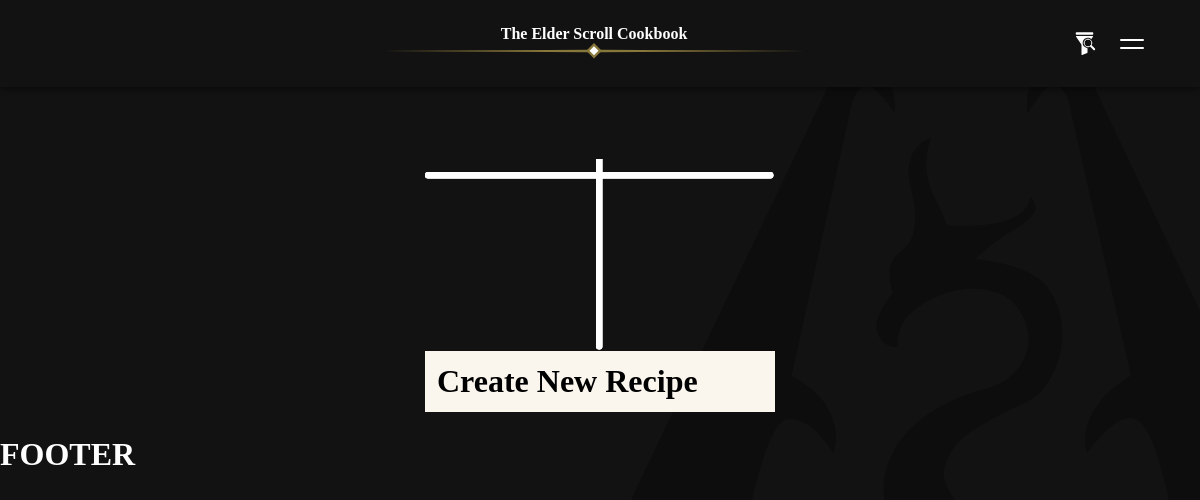
Before: /Beta/recipe.php (signed in) with the older database file.
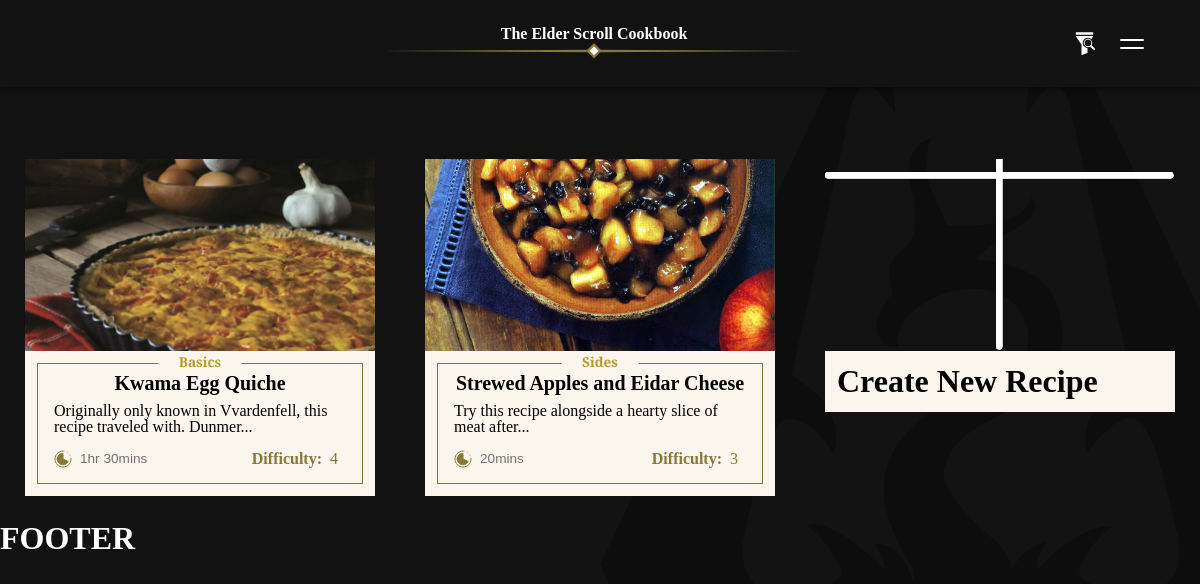
After: the same page with the newer database file.
### tables this page shows
CREATE TABLE `recipe` (
  `r_ID` int(11) NOT NULL,
  `r_title` varchar(128) NOT NULL,
  `r_imgName` varchar(128) NOT NULL,
  `r_difficulty` int(11) NOT NULL,
  `r_region` varchar(128) NOT NULL,
  `r_type` varchar(128) NOT NULL,
  `r_prepTime` int(11) NOT NULL,
  `r_cookTime` int(11) NOT NULL,
  `r_origin` text NOT NULL,
  `r_ingredients` text NOT NULL,
  `r_steps` text NOT NULL
);

### Beta/injection/card.php (the view, shortened to what this page needs)
<?php
$sql = "SELECT * FROM recipe;";
$result = mysqli_query($conn,$sql);
$resultCheck = mysqli_num_rows($result);
if($resultCheck>0){
    while ($row = mysqli_fetch_assoc($result)) {
        $time = $row["r_prepTime"] + $row["r_cookTime"];
        card_gen($row["r_ID"], $row["r_title"], $row['r_imgName'], $row["r_type"], $row['r_origin'], $time, $row['r_difficulty']);
    }
}
function card_gen($ID, $title, $imgName, $type, $originOg, $time, $difficulty){
    $hr = (int)($time / 60);
    $mins = $time % 60;
    $originExplode = explode(" ", $originOg);
    $origin = "";
    for($i = 0; $i < 10; $i++){
        $origin = $origin . " " . $originExplode[$i];
    }
    $origin = $origin . "...";
    echo "<a href=\"./detail_recipe.php?id=". $ID ."\" class=\"card\">";
    echo "<div class=\"thumbnail_img\" style=\"background-image: url(./img/recipe_img/" . $imgName . ");\"></div>";
    echo "<div class=\"description_container\">";
    echo "<div class=\"tag\">" . $type . "</div>";
    echo "<div class=\"content_box\">";
    echo "<div class=\"title\"><h1>" . $title . "</h1></div>";
    echo "<p>" . $origin . "</p>";
    echo "<div class=\"desc_bot\">";
    echo "<div class=\"time\">";
    echo "<img src=\"./img/timer_icon.svg\" alt=\"Cooking Time\">";
    echo "<p>";
    if (!($hr == 0)){
        echo $hr . "hr ";
    }
    echo $mins . "mins</p>";
    echo "</div>";
    echo "<div class=\"difficulty\">";
    echo "<p><b>Difficulty:</b>" . $difficulty . "</p>";
    echo "</div>";
    echo "</div>";
    echo "</div>";
    echo "</div>";
    echo "</a>";
}
?>
<link rel="stylesheet" href="./injection/css/card.css">

### Beta/recipe.php (shortened to what this page needs)
<!DOCTYPE html>
<html lang="en">
<head>
    <link rel="stylesheet" href="./css/general.css">
    <link rel="stylesheet" href="./css/bg.css">
    <link rel="stylesheet" href="./css/recipe.css">
</head>
<body>
    <?php
    include_once './injection/navbar.php';
    ?>
    <div id="card_container">
        <?php
        include_once './injection/card.php';
        if($_SESSION["u_isAdmin"]){
            include_once './injection/create_button.php';
        }
        ?>
    <?php
        include './injection/footer.php';
    ?>
</body>
</html>

### Beta/injection/navbar.php (shortened to what this page needs)
<link rel="stylesheet" href="./injection/css/navbar.css">
<div id="navbar">
    <div id="hamburger">
        <div id="burger_ele" class=""></div>
    </div>
    <div class="logo">
        <a href="./index.php"><h1>The Elder Scroll Cookbook</h1></a>
        <img src="./img/header_deco.svg" class="header_deco" alt="">
    </div>
    <img src="./img/filter.svg" id="filter" alt="">
</div>
<div class="nav_pad"></div>

### Beta/injection/create_button.php (shortened to what this page needs)
<a href="./create.php" class="card" id="create">
    <div class="thumbnail_img"  style="background-image: url(./img/newRecipe.svg);">
    </div>
        <div class="description_container">
            <h1>Create New Recipe</h1>
        </div>
    </div>

### Beta/injection/footer.php
<h1>FOOTER</h1>

### Beta/css/general.css (style rules this page uses)
* { box-sizing: border-box; margin: 0; padding: 0; font-family: Arial, Helvetica, sans-serif; }
body { background-color: #121212; color: white; width: 100vw; position: relative; overflow-x: hidden; }
h1, h2, label, a, select { font-family: trajan, trajan-pro-3, Garamond; font-weight: 700; font-style: normal; color: white; }
a { text-decoration: none; color: white; }

### Beta/css/bg.css (style rules this page uses)
body { --vh: 1/10vh; background-image: url(../img/bg_ess_icon.svg); background-repeat: no-repeat; background-size: 60vw; background-attachment: fixed; background-position-x: 50vw; background-position-y: calc(100px / 10vh); z-index: -1; }

### Beta/css/recipe.css (style rules this page uses)
#card_container { display: flex; flex-direction: column; flex-wrap: wrap; align-items: center; justify-content: center; margin: 1.5em 0em; padding: 0 1em; row-gap: 2em; column-gap: 2em; }
@media screen and (min-width:720px) { #card_container { flex-direction: row; justify-content: space-around; align-items: flex-start; } }

### Beta/injection/css/navbar.css (style rules this page uses)
#navbar { width: 100vw; display: grid; grid-template-columns: 10vw 1fr 10vw; grid-template-areas: "left mid right"; column-gap: 5vw; padding: 5vw; align-items: center; justify-items: center; background-color: #121212; -webkit-box-shadow: 0px 2px 7px 0px #0000007a; box-shadow: 0px 2px 7px 0px #00000073; }
.logo { justify-self: center; width: 100%; }
.logo img { width: 100%; max-height: 1em; }
.logo a { width: 100%; }
.logo h1 { font-size: 1em; text-align: center; align-self: center; }
#hamburger { height: 2em; width: 2em; display: flex; align-items: center; justify-content: center; justify-self: left; cursor: pointer; }
#burger_ele { content: ""; display: block; max-width: 100%; width: 1.5em; height: 2px; border-radius:2px; background-color: white; transition: .3s; transform: translateY(-.25em); }
#burger_ele::after { content: ""; display: block; max-width: 100%; width: 1.5em; height: 2px; border-radius:2px; background-color: white; transition: .3s; transform: translateY(.5em) rotate(180deg); }
#filter { cursor: pointer; justify-self: right; max-width: 100%; padding: .5em; transition: .25s; }
.nav_pad { height: .5em; width: 100%; }
@media screen and (min-width:720px) { #navbar { padding: 2vw; width: calc(100vw); grid-template-columns: 10vw 1fr 5vw 5vw; grid-template-areas: "left mid midRight right"; column-gap: 1vw; } }
@media screen and (min-width:720px) { .logo { grid-area: mid; } }
@media screen and (min-width:720px) { #filter { grid-area: midRight; } }
@media screen and (min-width:720px) { #hamburger { grid-area: right; } }
@media screen and (min-width:720px) { .nav_pad { height: 3em; width: 100%; } }

### Beta/injection/css/card.css (style rules this page uses)
.card { max-width: 80vw; max-height: 100vw; width: 350px; cursor: pointer; }
.card * { color: black; }
.thumbnail_img { width: 100%; height: 12em; background-size: cover; background-repeat: no-repeat; background-position: bottom; }
.description_container { background-color: #FAF6EE; padding: .75em; position: relative; }
.content_box { border: 1px #88773A solid; padding: .5em 1em; display: flex; flex-direction: column; align-items: center; }
.content_box h1 { text-align: center; font-size: 1.25em; font-style: bolder; font-weight: bold; }
.content_box p { font-family: 'EB Garamond', serif; font-weight: normal; line-height: 1em; margin: .5em 0; }
.desc_bot { width: 100%; display: flex; justify-content: space-between; flex-direction: row; align-items: center; }
.time { display: flex; align-items: center; }
.time p { font-family: Arial, Helvetica, sans-serif; font-size: .85em; margin: 0; color: #727272; }
.time img { padding-right: .5em; }
.difficulty { display: flex; align-items: center; }
.difficulty p, .difficulty b { font-family: trajan, trajan-pro-3, Garamond; font-size: 1em; margin-right: .5em; color: #88773A; }
.tag { position: absolute; font-family: 'EB Garamond', serif; font-size: .85em; color: #B8992A; top: 0; left: 50%; margin-top: .75em; transform: translate(-50%, -50%); padding: 0 1.5em; background-color: #FAF6EE; }

Changed rows visible on the page:
added recipe: r_imgName (picture), r_type "Basics", r_title "Kwama Egg Quiche", origin "Originally only known in Vvardenfell, this recipe traveled with. Dunmer...", mins "30", r_difficulty "4"
added recipe: r_imgName (picture), r_type "Sides", r_title "Strewed Apples and Eidar Cheese", origin "Try this recipe alongside a hearty slice of meat after...", mins "20", r_difficulty "3"
